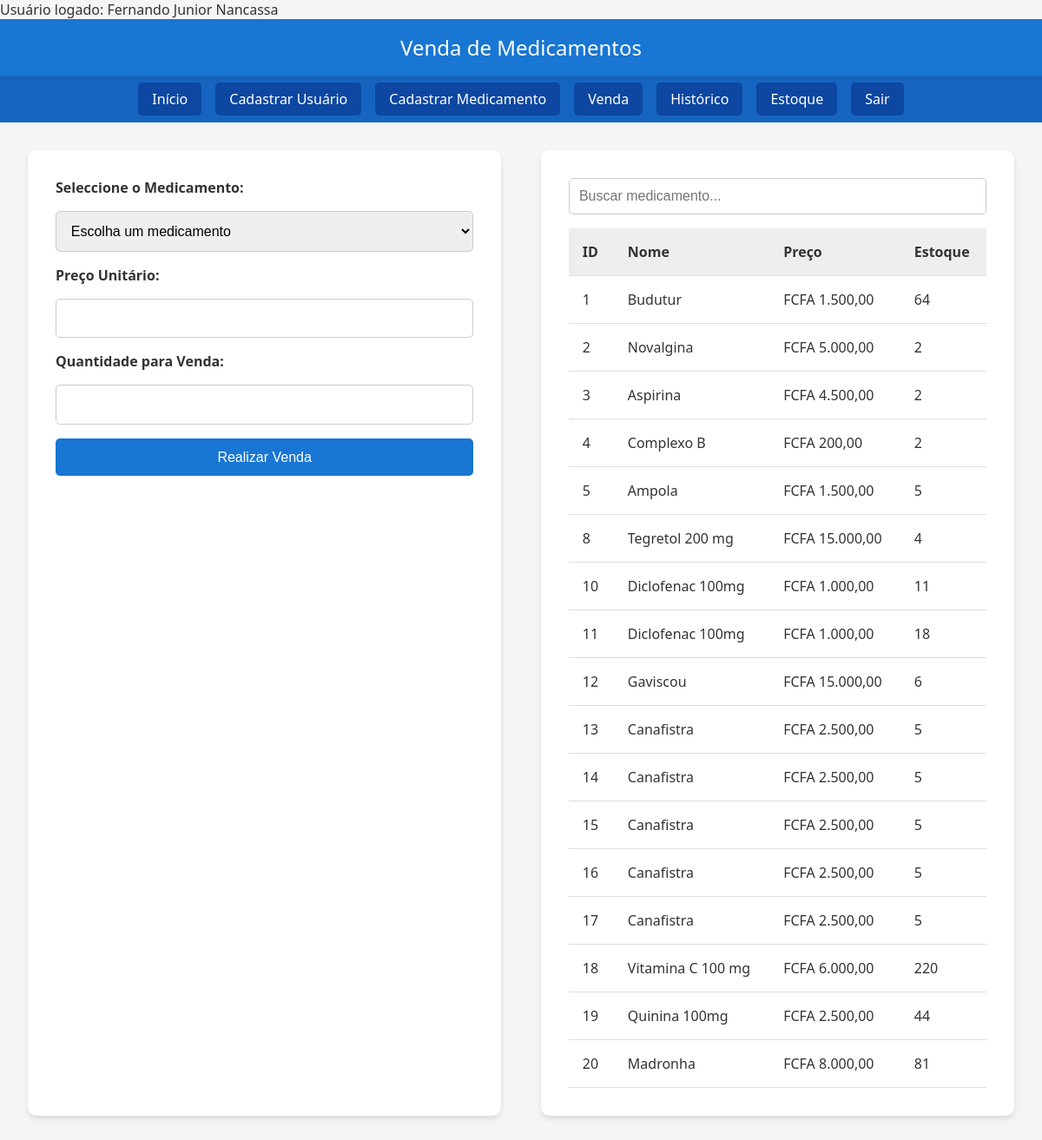
Page /venda.php (signed in) on the committed database.
### tables this page shows
CREATE TABLE `medicamentos` (
  `id` int(11) NOT NULL AUTO_INCREMENT,
  `nome` varchar(100) DEFAULT NULL,
  `descricao` varchar(250) DEFAULT NULL,
  `quantidade` int(11) DEFAULT NULL,
  `preco` decimal(10,2) DEFAULT NULL,
  `validade` date NOT NULL,
  PRIMARY KEY (`id`)
);

### venda.php (the view, shortened to what this page needs)
<?php
echo "<p>Usuário logado: " . htmlspecialchars($_SESSION['nome_usuario']) . "</p>";
function conectar_banco() {
    $conn = new mysqli(DB_SERVER, DB_USER, DB_PASS, DB_NAME);
    return $conn;
}
?>
<!DOCTYPE html>
<html lang="pt-br">
<head>
</head>
<body>
  <header>Venda de Medicamentos</header>
  <nav>
    <ul>
      <li><a href="dashboard.php">Início</a></li>
      <li><a href="cadastro_usuarios.php">Cadastrar Usuário</a></li>
      <li><a href="cadastro_medicamento.php">Cadastrar Medicamento</a></li>
      <li><a href="venda.php">Venda</a></li>
      <li><a href="historico.php">Histórico</a></li>
      <li><a href="estoque.php">Estoque</a></li>
      <li><a href="logout.php">Sair</a></li>
    </ul>
  </nav>
  <main>
    <div class="container">
      <div class="form-section">
        <form action="venda.php" method="post">
          <label for="id_medicamento">Seleccione o Medicamento:</label>
          <select name="id_medicamento" id="id_medicamento" required onchange="updatePreco()">
            <option value="">Escolha um medicamento</option>
          </select>
          <label for="preco_unitario">Preço Unitário:</label>
          <input type="number" step="0.01" name="preco_unitario" id="preco_unitario" readonly required>
          <label for="quantidade_venda">Quantidade para Venda:</label>
          <input type="number" name="quantidade_venda" id="quantidade_venda" min="1" required>
          <button type="submit" name="vender">Realizar Venda</button>
        </form>
      </div>
      <div class="table-section">
        <div class="search-container">
          <input type="text" id="searchInput" placeholder="Buscar medicamento..." onkeyup="filtrarMedicamentos()">
        </div>
        <table id="medicamentosTable">
          <thead>
            <tr><th>ID</th><th>Nome</th><th>Preço</th><th>Estoque</th></tr>
          </thead>
          <tbody>
            <?php
              $conn = conectar_banco();
              $res = $conn->query("SELECT id, nome, preco, quantidade FROM medicamentos");
              if ($res && $res->num_rows) {
                while ($m = $res->fetch_assoc()) {
                  echo "<tr><td>{$m['id']}</td><td>{$m['nome']}</td><td>FCFA " . number_format($m['preco'], 2, ',', '.') . "</td><td>{$m['quantidade']}</td></tr>";
                }
              } else {
                echo "<tr><td colspan='4'>Nenhum medicamento encontrado.</td></tr>";
              }
            ?>
          </tbody>
        </table>
      </div>
    </div>
  </main>
</body>
</html>

### venda.php (style rules this page uses)
* { box-sizing: border-box; margin: 0; padding: 0; }
body { font-family: 'Segoe UI', sans-serif; background-color: #f5f5f5; color: #333; }
header { background-color: #1976d2; color: white; padding: 1rem; text-align: center; font-size: 1.5rem; }
nav { background-color: #1565c0; padding: 0.5rem; }
nav ul { list-style: none; display: flex; flex-wrap: wrap; justify-content: center; }
nav ul li { margin: 0.5rem; }
nav ul li a { color: white; text-decoration: none; padding: 0.5rem 1rem; background-color: #0d47a1; border-radius: 5px; transition: background-color 0.3s; }
main { padding: 2rem; }
.container { display: flex; flex-direction: column; gap: 2rem; }
.form-section, .table-section { background-color: white; padding: 2rem; border-radius: 10px; box-shadow: 0 4px 6px rgba(0,0,0,0.1); }
form { display: flex; flex-direction: column; gap: 1rem; }
form label { font-weight: bold; }
form select, form input, form button { padding: 0.8rem; border: 1px solid #ccc; border-radius: 5px; font-size: 1rem; }
form button { background-color: #1976d2; color: white; border: none; cursor: pointer; transition: background-color 0.3s; }
.search-container { margin-bottom: 1rem; }
.search-container input { width: 100%; padding: 0.7rem; border-radius: 5px; border: 1px solid #ccc; font-size: 1rem; }
table { width: 100%; border-collapse: collapse; }
table th, table td { padding: 1rem; text-align: left; border-bottom: 1px solid #ddd; }
table th { background-color: #eeeeee; }
@media (min-width: 768px) { .container { flex-direction: row; justify-content: space-between; } }
@media (min-width: 768px) { .form-section, .table-section { width: 48%; } }

### rows in the picture
medicamentos: id "1", nome "Budutur", preco "1.500,00", quantidade "64"
medicamentos: id "2", nome "Novalgina", preco "5.000,00", quantidade "2"
medicamentos: id "3", nome "Aspirina", preco "4.500,00", quantidade "2"
medicamentos: id "4", nome "Complexo B", preco "200,00", quantidade "2"
medicamentos: id "5", nome "Ampola", preco "1.500,00", quantidade "5"
medicamentos: id "8", nome "Tegretol 200 mg", preco "15.000,00", quantidade "4"
medicamentos: id "10", nome "Diclofenac 100mg", preco "1.000,00", quantidade "11"
medicamentos: id "11", nome "Diclofenac 100mg", preco "1.000,00", quantidade "18"
medicamentos: id "12", nome "Gaviscou", preco "15.000,00", quantidade "6"
medicamentos: id "13", nome "Canafistra", preco "2.500,00", quantidade "5"
medicamentos: id "14", nome "Canafistra", preco "2.500,00", quantidade "5"
medicamentos: id "15", nome "Canafistra", preco "2.500,00", quantidade "5"
medicamentos: id "16", nome "Canafistra", preco "2.500,00", quantidade "5"
medicamentos: id "17", nome "Canafistra", preco "2.500,00", quantidade "5"
medicamentos: id "18", nome "Vitamina C 100 mg", preco "6.000,00", quantidade "220"
medicamentos: id "19", nome "Quinina 100mg", preco "2.500,00", quantidade "44"
medicamentos: id "20", nome "Madronha", preco "8.000,00", quantidade "81"

### other values in the picture
$_SESSION['nome_usuario'] "Fernando Junior Nancassa"
